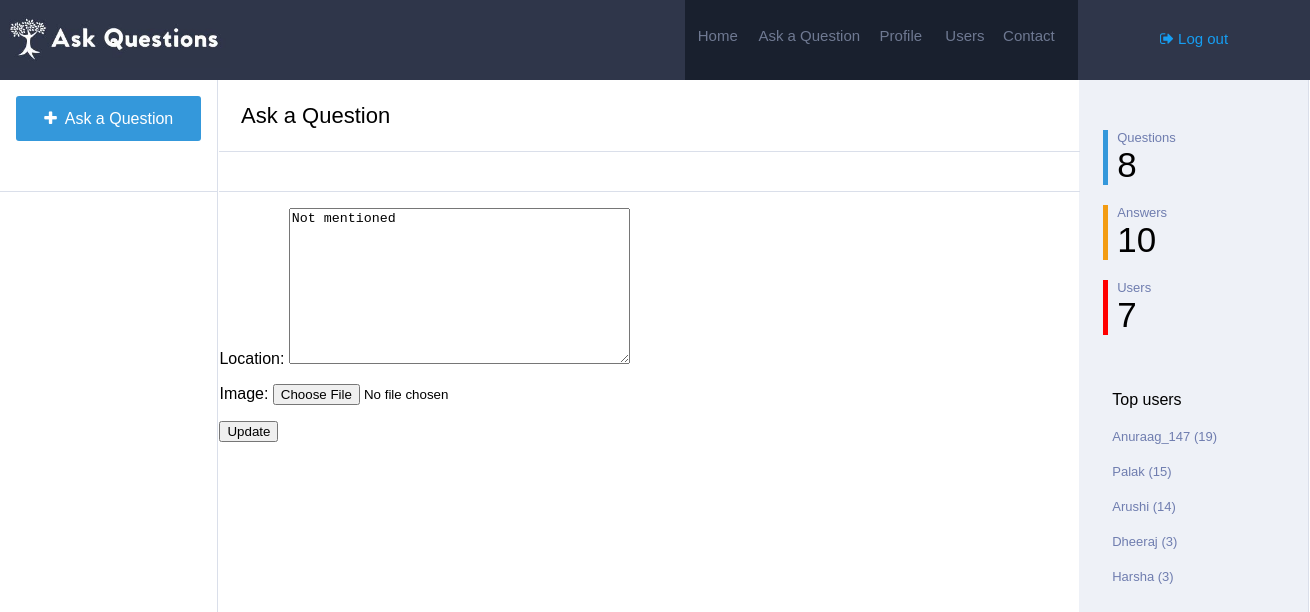
/profileupdate/4/ (signed in), run on the app's committed database.
### Main/models.py (models this page shows, shortened)
class Profile(models.Model):
	user=models.ForeignKey(settings.AUTH_USER_MODEL,on_delete=models.CASCADE)
	image=models.ImageField(upload_to=upload_location,null=True,blank=True,)
	location=models.TextField(default="Not mentioned")
	points=models.IntegerField(default=0)
	questions=models.IntegerField(default=0)
	answers=models.IntegerField(default=0)

### Main/views.py (the view)
# urls.py: url(r'^profileupdate/(?P<id>\d+)/$', views.Update_pro,name='profile_update'),
@login_required
def Update_pro(request, id):
  top = Profile.objects.all().order_by("-points")[:min(Profile.objects.count(),5)]
  profile = get_object_or_404(Profile,id=id)
  instance=get_object_or_404(Profile,id=id)
  if request.user == instance.user:
    form = Update(request.POST or None, request.FILES or None,instance=instance)
    if form.is_valid():
      instance=form.save(commit=False)
      instance.save()
      messages.success(request, "Saved")
      return HttpResponseRedirect('/')
    context={
      "instance":instance,
      "form":form,"q":Question.objects.count(),"a":Answer.objects.count(),"u":Profile.objects.count(),"top":top,
      "profile":profile
    }
    return render(request,"update.html",context)
  else:
    messages.error(request, "User unauthorized.")
    return HttpResponseRedirect('/')

### Main/forms.py
class Update(forms.ModelForm):
	class Meta:
		model = Profile
		fields=[
			"location",
			"image",
		]

### templates/update.html (shortened to what this page needs)
{% load staticfiles %}
<html>
<head>
<link rel='stylesheet' href='{% static "css/create.css" %}'>
<link rel="stylesheet" href="https://cdnjs.cloudflare.com/ajax/libs/font-awesome/4.7.0/css/font-awesome.min.css">
</head>
<body>
	<div class="navbar">
		<div class="logo">
			<img src='{% static "image/Logo.jpg" %}' style="width: 230px; margin-top: 10px;" />
		</div>
		<div class="search">
		</div>
		<div class="navlinks">
			<h6><a href="{% url "home" %}">Home</a></h6> <h6 style="width: 30%;"><a href="{% url "create" %}">Ask a Question</a></h6> <h6><a href="{% url "profile" id=profile.id %}">Profile</a></h6> <h6><a href="{% url "user" %}">Users</a></h6> <h6><a>Contact</a></h6>
		</div>
		<div class="login" style="font-size: 15px;">
			{% if request.user.is_authenticated %}
			<p><a href="{% url "logout" %}"><i class="fa fa-sign-out" aria-hidden="true"></i> Log out</a></p>
			{% else %}
			<p><a href="{% url "login" %}"><i class="fa fa-sign-in" aria-hidden="true"></i> Log in / Register</a></p>
			{%endif %}
		</div>
	</div>
	<div class="main">
		<div class="links">
			<div id="ask-cont">
			<a href="{% url "create" %}" style="text-decoration: none;"><p class="ask"><i class="fa fa-plus" aria-hidden="true"></i>&nbsp Ask a Question</p></a>
			</div>
		</div>
		<div class="content">
			<table style="width: 100%;border-spacing: 0px;min-height: 100%;">
				<tr>
			<td style="width:100%; float: left;">
				<div class="heading">
					<div class="tab">
						<p>Ask a Question</p>
					</div>
				</div>
			<div class="welcome">
				<div class="tab">
					<p>&nbsp</p>
				</div>
			</div>
			<div id="tab1" class="tabcontent">
				<form method="POST" action="" enctype='multipart/form-data'>
				{{ form.as_p }}
				<input type="submit" value='Update' class="btn btn-success btn-lg"/>
				</form>
			</div>
		</td>
			<td class="stats" style="padding-top: 30px;vertical-align: top;">
				<div class="bor" style="border-left-color: #3498db">
					<p class="stat_q">Questions</p>
					<p class="stat_a">{{ q }}</p>
				</div>
				<div class="bor" style="border-left-color: #f39c12;">
					<p class="stat_q">Answers</p>
					<p class="stat_a">{{ a }}</p>
				</div>
				<div class="bor" style="border-left-color: red;">
					<p class="stat_q">Users</p>
					<p class="stat_a">{{ u }}</p>
				</div>
				<div class="bor" style="border:none; padding-top: 40px;">
					<p>Top users</p>
					{% for obj in top %}
					<p class="stat_q"><a  href="{% url "profile" id=obj.id %}" style="color: #6f7daf;text-decoration: none;">{{ obj.user }} ({{obj.points}})</a></p>
					{% endfor %}
				</div>
			</td>
		</tr>
	</table>
		</div>
	</div>
</body>
</html>

### static/css/create.css (style rules this page uses)
body { min-width: 1300px; margin: 0px; font-family: sans-serif; }
.navbar { width: 100%; background-color: #2f364a; height:80px; }
.logo { float: left; width:10%; height:100%; }
.search { float: left; height: 100%; width: 42.3%; }
.navlinks { float: left; width:30%; background-color: #19202e; height:100%; }
.navlinks h6 { margin-top:27px; float: left; width:16%; text-align: center; margin-left: 0.3%; }
.navlinks h6 a { text-decoration: none; color: #6f7992; font-weight: normal; font-size:15px; }
.login { float: left; height: 100%; width: 17.7%; text-align: center; }
.login p { margin-top: 30px; }
.login a { text-decoration: none; color: #169ef2; }
.main { width: 100%; }
.links { float: left; top:80px; height: 100%; width:16.6%; }
.ask { margin-left: 7.5%; width:85%; height: 31px; border-style: none; border-radius: 3px; background-color: #3498db; color: white; padding-top: 14px; text-align: center; }
#ask-cont { border-bottom-style: solid; border-bottom-color: #dadfea; border-bottom-width: 1px; height:95px; }
.content { float: left; width: 83.2%; border-right-style: solid; border-right-color: #dadfea; border-right-width: 1px; border-left-style: solid; border-left-color: #dadfea; border-left-width: 1px; height: auto; }
.heading { padding-left: 2.5%; font-size: 22px; border-bottom-style: solid; border-bottom-color: #dadfea; border-bottom-width: 1px; margin-bottom: -1px; }
.welcome { padding-left: 2.5%; font-size: 14px; border-bottom-style: solid; border-bottom-color: #dadfea; border-bottom-width: 1px; }
.stats { background-color: #eef1f7; width:21%; }
.welcome p { width: 10%; text-align: center; margin-bottom: 0px; padding-bottom: 11px; cursor: pointer; margin-top: 0px; padding-top: 13px; }
.stat_q { font-size: 13px; margin-bottom: 0px; margin-top: 20px; color: #6f7daf; }
.stat_a { font-size: 35px; margin-top: 0px; margin-bottom: 0px; }
.bor { border-left-style: solid; border-left-width: 5px; padding-left: 4%; margin-left: 10%; }

### data on the page
Profile: location "Not mentioned", user "Arushi", points "14"
Profile: user "Anuraag_147", points "19"
Profile: user "Palak", points "15"
Profile: user "Dheeraj", points "3"
Profile: user "Harsha", points "3"

### other printed values
{{ q }} "8"
{{ a }} "10"
{{ u }} "7"
